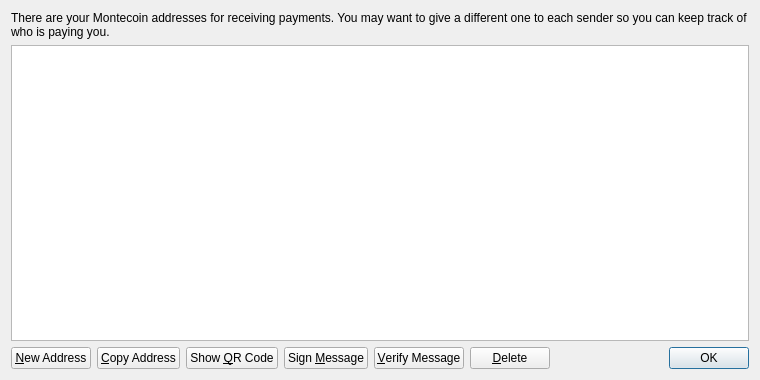
<?xml version="1.0" encoding="UTF-8"?>
<ui version="4.0">
 <class>AddressBookPage</class>
 <widget class="QWidget" name="AddressBookPage">
  <property name="geometry">
   <rect>
    <x>0</x>
    <y>0</y>
    <width>760</width>
    <height>380</height>
   </rect>
  </property>
  <property name="windowTitle">
   <string>Address Book</string>
  </property>
  <layout class="QVBoxLayout" name="verticalLayout">
   <item>
    <widget class="QLabel" name="labelExplanation">
     <property name="text">
      <string>There are your Montecoin addresses for receiving payments. You may want to give a different one to each sender so you can keep track of who is paying you.</string>
     </property>
     <property name="textFormat">
      <enum>Qt::PlainText</enum>
     </property>
     <property name="wordWrap">
      <bool>true</bool>
     </property>
    </widget>
   </item>
   <item>
    <widget class="QTableView" name="tableView">
     <property name="contextMenuPolicy">
      <enum>Qt::CustomContextMenu</enum>
     </property>
     <property name="toolTip">
      <string>Double-click to edit address or label</string>
     </property>
     <property name="tabKeyNavigation">
      <bool>false</bool>
     </property>
     <property name="alternatingRowColors">
      <bool>true</bool>
     </property>
     <property name="selectionMode">
      <enum>QAbstractItemView::SingleSelection</enum>
     </property>
     <property name="selectionBehavior">
      <enum>QAbstractItemView::SelectRows</enum>
     </property>
     <property name="sortingEnabled">
      <bool>true</bool>
     </property>
     <attribute name="verticalHeaderVisible">
      <bool>false</bool>
     </attribute>
    </widget>
   </item>
   <item>
    <layout class="QHBoxLayout" name="horizontalLayout">
     <item>
      <widget class="QPushButton" name="newAddressButton">
       <property name="toolTip">
        <string>Create a new address</string>
       </property>
       <property name="text">
        <string>&amp;New Address</string>
       </property>
       <property name="icon">
        <iconset resource="../bitcoin.qrc">
         <normaloff>:/icons/add</normaloff>:/icons/add</iconset>
       </property>
      </widget>
     </item>
     <item>
      <widget class="QPushButton" name="copyToClipboard">
       <property name="toolTip">
        <string>Copy the currently selected address to the system clipboard</string>
       </property>
       <property name="text">
        <string>&amp;Copy Address</string>
       </property>
       <property name="icon">
        <iconset resource="../bitcoin.qrc">
         <normaloff>:/icons/editcopy</normaloff>:/icons/editcopy</iconset>
       </property>
      </widget>
     </item>
     <item>
      <widget class="QPushButton" name="showQRCode">
       <property name="text">
        <string>Show &amp;QR Code</string>
       </property>
       <property name="icon">
        <iconset resource="../bitcoin.qrc">
         <normaloff>:/icons/qrcode</normaloff>:/icons/qrcode</iconset>
       </property>
      </widget>
     </item>
     <item>
      <widget class="QPushButton" name="signMessage">
       <property name="toolTip">
        <string>Sign a message to prove you own a Montecoin address</string>
       </property>
       <property name="text">
        <string>Sign &amp;Message</string>
       </property>
       <property name="icon">
        <iconset resource="../bitcoin.qrc">
         <normaloff>:/icons/edit</normaloff>:/icons/edit</iconset>
       </property>
      </widget>
     </item>
     <item>
      <widget class="QPushButton" name="verifyMessage">
       <property name="toolTip">
        <string>Verify a message to ensure it was signed with a specified Montecoin address</string>
       </property>
       <property name="text">
        <string>&amp;Verify Message</string>
       </property>
       <property name="icon">
        <iconset resource="../bitcoin.qrc">
         <normaloff>:/icons/verification</normaloff>:/icons/verification</iconset>
       </property>
      </widget>
     </item>
     <item>
      <widget class="QPushButton" name="deleteButton">
       <property name="toolTip">
        <string>Delete the currently selected address from the list</string>
       </property>
       <property name="text">
        <string>&amp;Delete</string>
       </property>
       <property name="icon">
        <iconset resource="../bitcoin.qrc">
         <normaloff>:/icons/remove</normaloff>:/icons/remove</iconset>
       </property>
      </widget>
     </item>
     <item>
      <spacer name="horizontalSpacer">
       <property name="orientation">
        <enum>Qt::Horizontal</enum>
       </property>
       <property name="sizeHint" stdset="0">
        <size>
         <width>40</width>
         <height>20</height>
        </size>
       </property>
      </spacer>
     </item>
     <item>
      <widget class="QDialogButtonBox" name="buttonBox">
       <property name="sizePolicy">
        <sizepolicy hsizetype="Maximum" vsizetype="Fixed">
         <horstretch>0</horstretch>
         <verstretch>0</verstretch>
        </sizepolicy>
       </property>
       <property name="standardButtons">
        <set>QDialogButtonBox::Ok</set>
       </property>
      </widget>
     </item>
    </layout>
   </item>
  </layout>
 </widget>
 <resources>
  <include location="../bitcoin.qrc"/>
 </resources>
 <connections/>
</ui>
